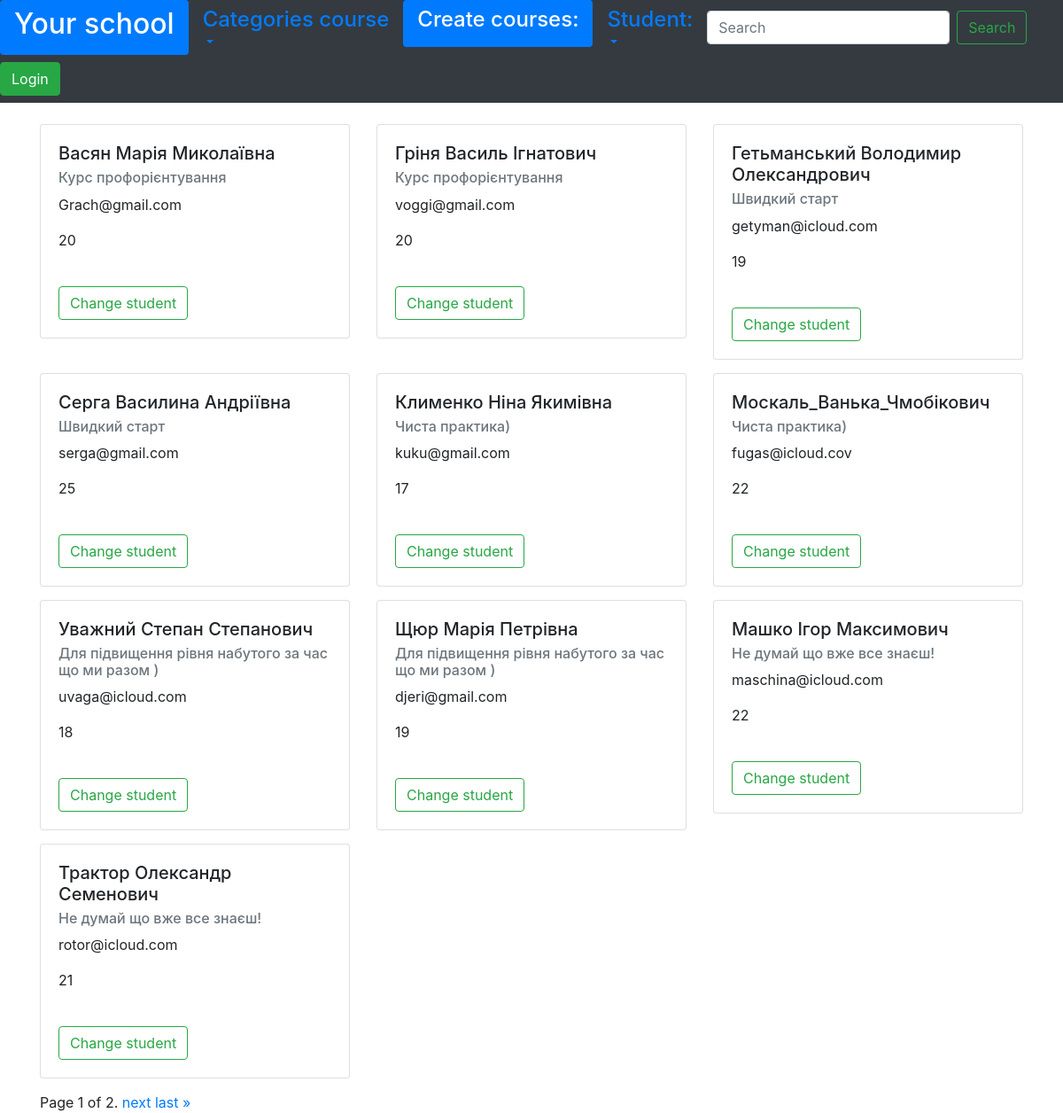
The page /students/ on the database its author committed.
### core/models.py (models this page shows)
class Name(models.Model):
    name = models.CharField(max_length=255, unique=True)
    class Meta:
        abstract = True
    def __str__(self):
        return self.name

class Student(Name):
    age = models.PositiveIntegerField(default=18)
    email = models.EmailField(max_length=200)
    group = models.ForeignKey("core.Group", on_delete=models.SET_NULL, null=True)
    course = models.ForeignKey("core.Courses", on_delete=models.SET_NULL, null=True)

class Courses(Name):
    category = models.ForeignKey("core.Category", on_delete=models.SET_NULL, null=True)
    description = models.TextField()
    name_teacher = models.ForeignKey("core.Teacher", on_delete=models.SET_NULL, null=True)
    short_list_of_course_theses = models.TextField()

### core/views.py (the view)
# urls.py: path("students/", views.StudentsView.as_view(), name='students'),
@method_decorator(cache_page(60 * 10, key_prefix="student"), 'get')
class StudentsView(ListView):
    template_name = "students.html"
    model = Student
    paginate_by = 10
    def get_queryset(self):
        queryset = super(StudentsView, self).get_queryset()
        return queryset.order_by("course").select_related(
            "course")

### core/context.py (called while the page is built)
def get__all_categories(request):
    return {
        'categories': Category.objects.all()
    }

### core/templates/students.html (shortened to what this page needs)
{% extends 'base.html' %}
{% block content %}
<div class="row">
    {% for student in object_list %}
    <div class="col-md-4">
        <div class="card" style="margin-bottom: 15px;" >
            <div class="card-body">
                        <h5 class="card-title">{{ student.name }}</h5>
                        <h6 class="card-subtitle mb-2 text-muted">{{ student.course }}</h6>
                        <p class="card-text">{{ student.email }}</p>
                        <p class="card-text">{{ student.age }}</p>
                        <br>
                        <a href="{% url 'data_correction:change_student' student_id=student.id %}" class="btn btn-outline-success my-2 my-sm-0" type="submit">Change student</a>
            </div>
        </div>
    </div>
     {% endfor%}
</div>
     <div class="pagination">
        <span class="step-links">
                <span class="current">
                    Page {{ page_obj.number }} of {{ page_obj.paginator.num_pages }}.
                </span>
                {% if page_obj.has_next %}
                    <a href="?page={{ page_obj.next_page_number }}">next</a>
                    <a href="?page={{ page_obj.paginator.num_pages }}">last &raquo;</a>
                {% endif %}
            </span>
    </div>
{% endblock content %}

### rows shown on the page
Student: name "Васян Марія Миколаївна", course "Курс профорієнтування", email "Grach@gmail.com", age "20"
Student: name "Гріня Василь Ігнатович", course "Курс профорієнтування", email "voggi@gmail.com", age "20"
Student: name "Гетьманський Володимир Олександрович", course "Швидкий старт", email "getyman@icloud.com", age "19"
Student: name "Серга Василина Андріївна", course "Швидкий старт", email "serga@gmail.com", age "25"
Student: name "Клименко Ніна Якимівна", course "Чиста практика)", email "kuku@gmail.com", age "17"
Student: name "Москаль_Ванька_Чмобікович", course "Чиста практика)", email "fugas@icloud.cov", age "22"
Student: name "Уважний Степан Степанович", course "Для підвищення рівня набутого за час що ми разом )", email "uvaga@icloud.com", age "18"
Student: name "Щюр Марія Петрівна", course "Для підвищення рівня набутого за час що ми разом )", email "djeri@gmail.com", age "19"
Student: name "Машко Ігор Максимович", course "Не думай що вже все знаєш!", email "maschina@icloud.com", age "22"
Student: name "Трактор Олександр Семенович", course "Не думай що вже все знаєш!", email "rotor@icloud.com", age "21"

### other values the page prints
{{ page_obj.number }} "1"
{{ page_obj.paginator.num_pages }} "2"
